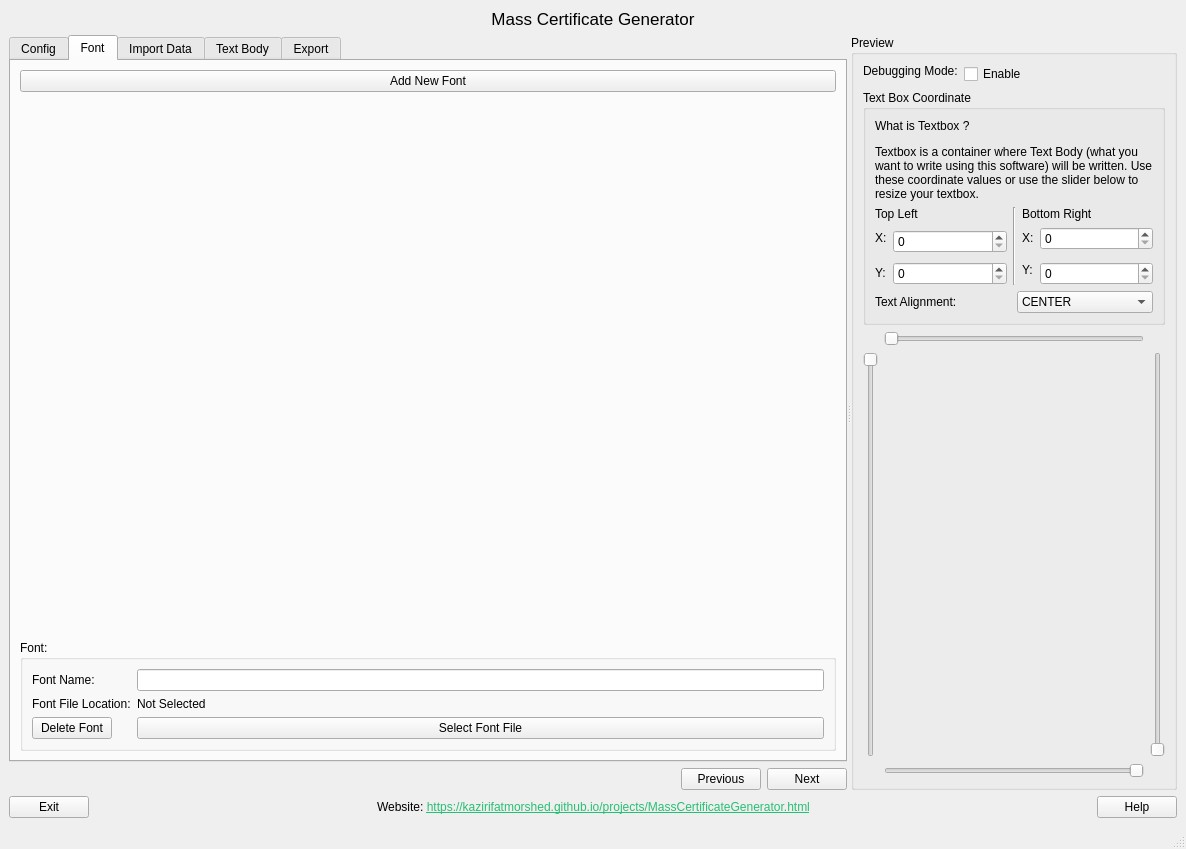
<?xml version="1.0" encoding="UTF-8"?>
<ui version="4.0">
 <class>MainWindow</class>
 <widget class="QMainWindow" name="MainWindow">
  <property name="geometry">
   <rect>
    <x>0</x>
    <y>0</y>
    <width>1186</width>
    <height>849</height>
   </rect>
  </property>
  <property name="windowTitle">
   <string>Mass Certificate Generator - MCG</string>
  </property>
  <property name="windowIcon">
   <iconset resource="resourcs.qrc">
    <normaloff>:/logo/extra/MCG_logo.png</normaloff>:/logo/extra/MCG_logo.png</iconset>
  </property>
  <widget class="QWidget" name="centralwidget">
   <layout class="QVBoxLayout" name="verticalLayout_2" stretch="0,1,0">
    <item>
     <widget class="QLabel" name="label">
      <property name="sizePolicy">
       <sizepolicy hsizetype="Preferred" vsizetype="Fixed">
        <horstretch>0</horstretch>
        <verstretch>0</verstretch>
       </sizepolicy>
      </property>
      <property name="font">
       <font>
        <pointsize>13</pointsize>
       </font>
      </property>
      <property name="text">
       <string>Mass Certificate Generator</string>
      </property>
      <property name="alignment">
       <set>Qt::AlignmentFlag::AlignCenter</set>
      </property>
     </widget>
    </item>
    <item>
     <widget class="QSplitter" name="splitter">
      <property name="orientation">
       <enum>Qt::Orientation::Horizontal</enum>
      </property>
      <widget class="QWidget" name="layoutWidget">
       <layout class="QVBoxLayout" name="verticalLayout">
        <item>
         <widget class="QTabWidget" name="pipeline_tabWidget">
          <property name="minimumSize">
           <size>
            <width>50</width>
            <height>50</height>
           </size>
          </property>
          <property name="currentIndex">
           <number>1</number>
          </property>
          <property name="tabBarAutoHide">
           <bool>false</bool>
          </property>
          <widget class="QWidget" name="ConfigTab">
           <attribute name="title">
            <string>Config</string>
           </attribute>
           <layout class="QFormLayout" name="formLayout">
            <item row="0" column="0">
             <widget class="QLabel" name="label_2">
              <property name="text">
               <string>Select PDF template:</string>
              </property>
             </widget>
            </item>
            <item row="0" column="1">
             <widget class="QLabel" name="templateFilePath_label">
              <property name="sizePolicy">
               <sizepolicy hsizetype="Preferred" vsizetype="Fixed">
                <horstretch>0</horstretch>
                <verstretch>0</verstretch>
               </sizepolicy>
              </property>
              <property name="text">
               <string>No PDF selected</string>
              </property>
              <property name="wordWrap">
               <bool>true</bool>
              </property>
             </widget>
            </item>
            <item row="1" column="0">
             <widget class="QLabel" name="label_28">
              <property name="text">
               <string/>
              </property>
             </widget>
            </item>
            <item row="1" column="1">
             <widget class="QPushButton" name="selectTemplate_pushButton">
              <property name="text">
               <string>Select Template PDF File</string>
              </property>
             </widget>
            </item>
            <item row="2" column="1">
             <spacer name="verticalSpacer_3">
              <property name="orientation">
               <enum>Qt::Orientation::Vertical</enum>
              </property>
              <property name="sizeHint" stdset="0">
               <size>
                <width>20</width>
                <height>40</height>
               </size>
              </property>
             </spacer>
            </item>
           </layout>
          </widget>
          <widget class="QWidget" name="fontTab">
           <attribute name="title">
            <string>Font</string>
           </attribute>
           <layout class="QVBoxLayout" name="verticalLayout_4">
            <item>
             <widget class="QPushButton" name="addNewFont_newGrpBox_pushButton">
              <property name="text">
               <string>Add New Font</string>
              </property>
             </widget>
            </item>
            <item>
             <spacer name="verticalSpacer">
              <property name="orientation">
               <enum>Qt::Orientation::Vertical</enum>
              </property>
              <property name="sizeHint" stdset="0">
               <size>
                <width>20</width>
                <height>98</height>
               </size>
              </property>
             </spacer>
            </item>
            <item>
             <widget class="QGroupBox" name="font_groupBox">
              <property name="title">
               <string>Font: </string>
              </property>
              <layout class="QFormLayout" name="formLayout_3">
               <item row="0" column="0">
                <widget class="QLabel" name="label_4">
                 <property name="text">
                  <string>Font Name:</string>
                 </property>
                </widget>
               </item>
               <item row="0" column="1">
                <widget class="QLineEdit" name="fontName_lineEdit"/>
               </item>
               <item row="1" column="1">
                <widget class="QLabel" name="thisFontLocation_label">
                 <property name="sizePolicy">
                  <sizepolicy hsizetype="Preferred" vsizetype="Fixed">
                   <horstretch>0</horstretch>
                   <verstretch>0</verstretch>
                  </sizepolicy>
                 </property>
                 <property name="text">
                  <string>Not Selected</string>
                 </property>
                 <property name="wordWrap">
                  <bool>true</bool>
                 </property>
                </widget>
               </item>
               <item row="1" column="0">
                <widget class="QLabel" name="label_5">
                 <property name="text">
                  <string>Font File Location:</string>
                 </property>
                </widget>
               </item>
               <item row="2" column="1">
                <widget class="QPushButton" name="selectFontFile_pushButton">
                 <property name="text">
                  <string>Select Font File</string>
                 </property>
                </widget>
               </item>
               <item row="2" column="0">
                <widget class="QPushButton" name="deleteCorrntFont_pushButton">
                 <property name="text">
                  <string>Delete Font</string>
                 </property>
                </widget>
               </item>
              </layout>
             </widget>
            </item>
           </layout>
          </widget>
          <widget class="QWidget" name="importDataTab">
           <attribute name="title">
            <string>Import Data</string>
           </attribute>
           <layout class="QVBoxLayout" name="verticalLayout_5">
            <item>
             <widget class="QGroupBox" name="imortData_groupBox">
              <property name="title">
               <string>Import data from file</string>
              </property>
              <layout class="QFormLayout" name="formLayout_4">
               <item row="0" column="0">
                <widget class="QLabel" name="label_6">
                 <property name="text">
                  <string>File Format:</string>
                 </property>
                </widget>
               </item>
               <item row="0" column="1">
                <widget class="QComboBox" name="importFileFotmat_comboBox">
                 <item>
                  <property name="text">
                   <string>CSV</string>
                  </property>
                 </item>
                 <item>
                  <property name="text">
                   <string>Excel files (.xlsx)</string>
                  </property>
                 </item>
                </widget>
               </item>
               <item row="1" column="0">
                <widget class="QLabel" name="label_7">
                 <property name="text">
                  <string>File path:</string>
                 </property>
                </widget>
               </item>
               <item row="1" column="1">
                <widget class="QLabel" name="imoportFilePath_label">
                 <property name="text">
                  <string>No file Selected</string>
                 </property>
                </widget>
               </item>
               <item row="2" column="1">
                <widget class="QPushButton" name="selectImortFile_pushButton">
                 <property name="text">
                  <string>Select File</string>
                 </property>
                </widget>
               </item>
               <item row="2" column="0">
                <widget class="QLabel" name="label_8">
                 <property name="text">
                  <string/>
                 </property>
                </widget>
               </item>
               <item row="3" column="0">
                <widget class="QLabel" name="label_9">
                 <property name="text">
                  <string>Fields:</string>
                 </property>
                </widget>
               </item>
               <item row="3" column="1">
                <widget class="QLabel" name="importFiile_columHeaders_label">
                 <property name="font">
                  <font>
                   <pointsize>11</pointsize>
                  </font>
                 </property>
                 <property name="text">
                  <string>empty</string>
                 </property>
                 <property name="wordWrap">
                  <bool>true</bool>
                 </property>
                </widget>
               </item>
              </layout>
             </widget>
            </item>
            <item>
             <spacer name="verticalSpacer_2">
              <property name="orientation">
               <enum>Qt::Orientation::Vertical</enum>
              </property>
              <property name="sizeHint" stdset="0">
               <size>
                <width>20</width>
                <height>137</height>
               </size>
              </property>
             </spacer>
            </item>
           </layout>
          </widget>
          <widget class="QWidget" name="textBodyTab">
           <attribute name="title">
            <string>Text Body</string>
           </attribute>
           <layout class="QVBoxLayout" name="verticalLayout_6">
            <item>
             <widget class="QPushButton" name="addNewText_pushButton">
              <property name="text">
               <string>Add New Text</string>
              </property>
             </widget>
            </item>
            <item>
             <widget class="QGroupBox" name="TEXT_groupBox">
              <property name="title">
               <string>Text No:</string>
              </property>
              <layout class="QGridLayout" name="gridLayout">
               <item row="3" column="2">
                <widget class="Line" name="line_3">
                 <property name="orientation">
                  <enum>Qt::Orientation::Vertical</enum>
                 </property>
                </widget>
               </item>
               <item row="3" column="7">
                <widget class="Line" name="line_2">
                 <property name="orientation">
                  <enum>Qt::Orientation::Vertical</enum>
                 </property>
                </widget>
               </item>
               <item row="3" column="5">
                <widget class="QCheckBox" name="isUndrline_checkBox">
                 <property name="text">
                  <string>Underline</string>
                 </property>
                </widget>
               </item>
               <item row="0" column="0" colspan="10">
                <layout class="QHBoxLayout" name="horizontalLayout_3" stretch="0,1">
                 <item>
                  <widget class="QComboBox" name="variable_or_constant_comboBox">
                   <item>
                    <property name="text">
                     <string>Variable</string>
                    </property>
                   </item>
                   <item>
                    <property name="text">
                     <string>Constant</string>
                    </property>
                   </item>
                  </widget>
                 </item>
                 <item>
                  <widget class="QComboBox" name="selectVariables_comboBox"/>
                 </item>
                </layout>
               </item>
               <item row="4" column="1" colspan="4">
                <widget class="QComboBox" name="selectFontForCurrentText_comboBox"/>
               </item>
               <item row="3" column="0">
                <widget class="QLabel" name="label_17">
                 <property name="sizePolicy">
                  <sizepolicy hsizetype="Fixed" vsizetype="Fixed">
                   <horstretch>0</horstretch>
                   <verstretch>0</verstretch>
                  </sizepolicy>
                 </property>
                 <property name="text">
                  <string>Size:</string>
                 </property>
                </widget>
               </item>
               <item row="3" column="1">
                <widget class="QSpinBox" name="textSize_spinBox">
                 <property name="minimum">
                  <number>1</number>
                 </property>
                 <property name="maximum">
                  <number>999</number>
                 </property>
                 <property name="value">
                  <number>12</number>
                 </property>
                </widget>
               </item>
               <item row="1" column="0" colspan="10">
                <widget class="QPlainTextEdit" name="constantText_plainTextEdit">
                 <property name="minimumSize">
                  <size>
                   <width>0</width>
                   <height>50</height>
                  </size>
                 </property>
                 <property name="maximumSize">
                  <size>
                   <width>16777215</width>
                   <height>70</height>
                  </size>
                 </property>
                 <property name="placeholderText">
                  <string>Write Text Here</string>
                 </property>
                </widget>
               </item>
               <item row="0" column="11" rowspan="2">
                <widget class="QPushButton" name="sendUp_pushButton">
                 <property name="sizePolicy">
                  <sizepolicy hsizetype="Minimum" vsizetype="Minimum">
                   <horstretch>0</horstretch>
                   <verstretch>0</verstretch>
                  </sizepolicy>
                 </property>
                 <property name="text">
                  <string>Up</string>
                 </property>
                 <property name="icon">
                  <iconset theme="QIcon::ThemeIcon::GoUp"/>
                 </property>
                </widget>
               </item>
               <item row="3" column="4">
                <widget class="QCheckBox" name="isItalic_checkBox">
                 <property name="text">
                  <string>Italic</string>
                 </property>
                </widget>
               </item>
               <item row="3" column="3">
                <widget class="QCheckBox" name="isBold_checkBox">
                 <property name="text">
                  <string>Bold</string>
                 </property>
                </widget>
               </item>
               <item row="4" column="0">
                <widget class="QLabel" name="label_19">
                 <property name="text">
                  <string>Font:</string>
                 </property>
                </widget>
               </item>
               <item row="3" column="6">
                <widget class="QCheckBox" name="isNewlineAtEnd_checkBox">
                 <property name="text">
                  <string>Line Break</string>
                 </property>
                </widget>
               </item>
               <item row="4" column="5" colspan="2">
                <widget class="QPushButton" name="currentTextColor_pushButton">
                 <property name="text">
                  <string>Color</string>
                 </property>
                </widget>
               </item>
               <item row="4" column="7" colspan="3">
                <widget class="QPushButton" name="deleteCurrentText_pushButton">
                 <property name="text">
                  <string>Delete</string>
                 </property>
                </widget>
               </item>
               <item row="2" column="11" rowspan="3">
                <widget class="QPushButton" name="sendDown_pushButton">
                 <property name="sizePolicy">
                  <sizepolicy hsizetype="Minimum" vsizetype="Minimum">
                   <horstretch>0</horstretch>
                   <verstretch>0</verstretch>
                  </sizepolicy>
                 </property>
                 <property name="text">
                  <string>Down</string>
                 </property>
                 <property name="icon">
                  <iconset theme="QIcon::ThemeIcon::GoDown"/>
                 </property>
                </widget>
               </item>
               <item row="0" column="10" rowspan="5">
                <widget class="Line" name="line">
                 <property name="orientation">
                  <enum>Qt::Orientation::Vertical</enum>
                 </property>
                </widget>
               </item>
              </layout>
             </widget>
            </item>
            <item>
             <spacer name="verticalSpacer_5">
              <property name="orientation">
               <enum>Qt::Orientation::Vertical</enum>
              </property>
              <property name="sizeHint" stdset="0">
               <size>
                <width>20</width>
                <height>262</height>
               </size>
              </property>
             </spacer>
            </item>
           </layout>
          </widget>
          <widget class="QWidget" name="exportTab">
           <attribute name="title">
            <string>Export</string>
           </attribute>
           <layout class="QFormLayout" name="formLayout_5">
            <item row="0" column="0">
             <widget class="QLabel" name="label_10">
              <property name="text">
               <string>Export Folder Location:</string>
              </property>
             </widget>
            </item>
            <item row="0" column="1">
             <widget class="QLabel" name="exportFolderLocaion_label">
              <property name="text">
               <string>Not Selected</string>
              </property>
              <property name="wordWrap">
               <bool>true</bool>
              </property>
             </widget>
            </item>
            <item row="1" column="0">
             <widget class="QLabel" name="label_11">
              <property name="text">
               <string/>
              </property>
             </widget>
            </item>
            <item row="1" column="1">
             <widget class="QPushButton" name="selectExportLocation_pushButton">
              <property name="text">
               <string>Select Export Location</string>
              </property>
             </widget>
            </item>
            <item row="2" column="0">
             <widget class="QLabel" name="label_12">
              <property name="text">
               <string>Config:</string>
              </property>
             </widget>
            </item>
            <item row="2" column="1">
             <widget class="QComboBox" name="singleFile_multipleFiile_comboBox">
              <item>
               <property name="text">
                <string>Individul Files</string>
               </property>
              </item>
              <item>
               <property name="text">
                <string>Single File</string>
               </property>
              </item>
             </widget>
            </item>
            <item row="6" column="1">
             <widget class="QPushButton" name="EXPORT_pushButton">
              <property name="font">
               <font>
                <pointsize>14</pointsize>
               </font>
              </property>
              <property name="text">
               <string>Export</string>
              </property>
             </widget>
            </item>
            <item row="6" column="0">
             <widget class="QLabel" name="label_13">
              <property name="text">
               <string/>
              </property>
             </widget>
            </item>
            <item row="4" column="1">
             <widget class="QLabel" name="label_14">
              <property name="text">
               <string>&lt;html&gt;&lt;head/&gt;&lt;body&gt;&lt;p&gt;&lt;span style=&quot; font-weight:700;&quot;&gt;Guide:&lt;/span&gt;&lt;/p&gt;&lt;p&gt;&lt;span style=&quot; font-weight:700;&quot;&gt;Individul Files: &lt;/span&gt;One file will be generated based on the person name (or the field you set) for each person.&lt;/p&gt;&lt;p&gt;&lt;span style=&quot; font-weight:700;&quot;&gt;Single File:&lt;/span&gt; One file will contain certificates of all individuals.&lt;/p&gt;&lt;/body&gt;&lt;/html&gt;</string>
              </property>
              <property name="wordWrap">
               <bool>true</bool>
              </property>
             </widget>
            </item>
            <item row="4" column="0">
             <widget class="QLabel" name="label_15">
              <property name="text">
               <string/>
              </property>
             </widget>
            </item>
            <item row="3" column="0">
             <widget class="QLabel" name="label_16">
              <property name="text">
               <string>File Name:</string>
              </property>
             </widget>
            </item>
            <item row="3" column="1">
             <widget class="QComboBox" name="oututFiileNameField_comboBox"/>
            </item>
            <item row="7" column="1">
             <spacer name="verticalSpacer_4">
              <property name="orientation">
               <enum>Qt::Orientation::Vertical</enum>
              </property>
              <property name="sizeHint" stdset="0">
               <size>
                <width>20</width>
                <height>40</height>
               </size>
              </property>
             </spacer>
            </item>
            <item row="5" column="0">
             <widget class="QLabel" name="label_27">
              <property name="text">
               <string>Output Format:</string>
              </property>
             </widget>
            </item>
            <item row="5" column="1">
             <widget class="QComboBox" name="outputFormat_comboBox">
              <item>
               <property name="text">
                <string>PDF</string>
               </property>
              </item>
              <item>
               <property name="text">
                <string>PNG</string>
               </property>
              </item>
              <item>
               <property name="text">
                <string>JPEG</string>
               </property>
              </item>
             </widget>
            </item>
           </layout>
          </widget>
         </widget>
        </item>
        <item>
         <layout class="QHBoxLayout" name="horizontalLayout_2">
          <item>
           <spacer name="horizontalSpacer_2">
            <property name="orientation">
             <enum>Qt::Orientation::Horizontal</enum>
            </property>
            <property name="sizeHint" stdset="0">
             <size>
              <width>40</width>
              <height>20</height>
             </size>
            </property>
           </spacer>
          </item>
          <item>
           <widget class="QPushButton" name="prevTab_pushButton">
            <property name="text">
             <string>Previous</string>
            </property>
           </widget>
          </item>
          <item>
           <widget class="QPushButton" name="nextTab_pushButton">
            <property name="text">
             <string>Next</string>
            </property>
           </widget>
          </item>
         </layout>
        </item>
       </layout>
      </widget>
      <widget class="QGroupBox" name="preview_groupBox">
       <property name="minimumSize">
        <size>
         <width>50</width>
         <height>50</height>
        </size>
       </property>
       <property name="title">
        <string>Preview</string>
       </property>
       <layout class="QVBoxLayout" name="verticalLayout_7">
        <item>
         <layout class="QFormLayout" name="formLayout_2">
          <item row="0" column="0">
           <widget class="QLabel" name="label_3">
            <property name="enabled">
             <bool>true</bool>
            </property>
            <property name="sizePolicy">
             <sizepolicy hsizetype="Preferred" vsizetype="Fixed">
              <horstretch>0</horstretch>
              <verstretch>0</verstretch>
             </sizepolicy>
            </property>
            <property name="text">
             <string>Debugging Mode:</string>
            </property>
           </widget>
          </item>
          <item row="0" column="1">
           <widget class="QCheckBox" name="debuggingMode_checkBox">
            <property name="enabled">
             <bool>true</bool>
            </property>
            <property name="text">
             <string>Enable</string>
            </property>
           </widget>
          </item>
         </layout>
        </item>
        <item>
         <widget class="QGroupBox" name="textBoxCoordinate_groupBox">
          <property name="title">
           <string>Text Box Coordinate</string>
          </property>
          <layout class="QVBoxLayout" name="verticalLayout_3">
           <item>
            <widget class="QLabel" name="label_20">
             <property name="text">
              <string>&lt;html&gt;&lt;head/&gt;&lt;body&gt;&lt;p&gt;What is Textbox ?&lt;/p&gt;&lt;p&gt;Textbox is a container where Text Body (what you want to write using this software) will be written. Use these coordinate values or use the slider below to resize your textbox.&lt;/p&gt;&lt;/body&gt;&lt;/html&gt;</string>
             </property>
             <property name="wordWrap">
              <bool>true</bool>
             </property>
            </widget>
           </item>
           <item>
            <layout class="QGridLayout" name="gridLayout_3">
             <item row="0" column="0" colspan="2">
              <widget class="QLabel" name="label_21">
               <property name="text">
                <string>Top Left</string>
               </property>
              </widget>
             </item>
             <item row="0" column="2" rowspan="4">
              <widget class="Line" name="line_4">
               <property name="orientation">
                <enum>Qt::Orientation::Vertical</enum>
               </property>
              </widget>
             </item>
             <item row="0" column="3" colspan="2">
              <widget class="QLabel" name="label_24">
               <property name="text">
                <string>Bottom Right</string>
               </property>
              </widget>
             </item>
             <item row="1" column="0">
              <widget class="QLabel" name="label_25">
               <property name="sizePolicy">
                <sizepolicy hsizetype="Fixed" vsizetype="Fixed">
                 <horstretch>0</horstretch>
                 <verstretch>0</verstretch>
                </sizepolicy>
               </property>
               <property name="text">
                <string>X:</string>
               </property>
              </widget>
             </item>
             <item row="1" column="1" rowspan="2">
              <widget class="QSpinBox" name="topLeft_x_spinBox"/>
             </item>
             <item row="1" column="3">
              <widget class="QLabel" name="label_26">
               <property name="sizePolicy">
                <sizepolicy hsizetype="Fixed" vsizetype="Fixed">
                 <horstretch>0</horstretch>
                 <verstretch>0</verstretch>
                </sizepolicy>
               </property>
               <property name="text">
                <string>X:</string>
               </property>
              </widget>
             </item>
             <item row="1" column="4">
              <widget class="QSpinBox" name="bottomRight_x_spinBox"/>
             </item>
             <item row="2" column="3" rowspan="2">
              <widget class="QLabel" name="label_23">
               <property name="sizePolicy">
                <sizepolicy hsizetype="Fixed" vsizetype="Fixed">
                 <horstretch>0</horstretch>
                 <verstretch>0</verstretch>
                </sizepolicy>
               </property>
               <property name="text">
                <string>Y:</string>
               </property>
              </widget>
             </item>
             <item row="3" column="0">
              <widget class="QLabel" name="label_22">
               <property name="sizePolicy">
                <sizepolicy hsizetype="Fixed" vsizetype="Fixed">
                 <horstretch>0</horstretch>
                 <verstretch>0</verstretch>
                </sizepolicy>
               </property>
               <property name="text">
                <string>Y:</string>
               </property>
              </widget>
             </item>
             <item row="3" column="1">
              <widget class="QSpinBox" name="topLeft_y_spinBox"/>
             </item>
             <item row="3" column="4">
              <widget class="QSpinBox" name="bottomRight_y_spinBox"/>
             </item>
            </layout>
           </item>
           <item>
            <layout class="QHBoxLayout" name="horizontalLayout_4">
             <item>
              <widget class="QLabel" name="label_18">
               <property name="text">
                <string>Text Alignment:</string>
               </property>
              </widget>
             </item>
             <item>
              <widget class="QComboBox" name="currentTextAlignment_comboBox">
               <item>
                <property name="text">
                 <string>CENTER</string>
                </property>
               </item>
               <item>
                <property name="text">
                 <string>LEFT</string>
                </property>
               </item>
               <item>
                <property name="text">
                 <string>RIGHT</string>
                </property>
               </item>
               <item>
                <property name="text">
                 <string>JUSTIFY</string>
                </property>
               </item>
              </widget>
             </item>
            </layout>
           </item>
          </layout>
         </widget>
        </item>
        <item>
         <layout class="QGridLayout" name="gridLayout_2">
          <item row="0" column="1">
           <widget class="QSlider" name="left_top_x_horizontalSlider">
            <property name="maximum">
             <number>100</number>
            </property>
            <property name="orientation">
             <enum>Qt::Orientation::Horizontal</enum>
            </property>
           </widget>
          </item>
          <item row="1" column="0">
           <widget class="QSlider" name="left_top_y_verticalSlider">
            <property name="maximum">
             <number>100</number>
            </property>
            <property name="orientation">
             <enum>Qt::Orientation::Vertical</enum>
            </property>
            <property name="invertedAppearance">
             <bool>true</bool>
            </property>
           </widget>
          </item>
          <item row="1" column="1">
           <widget class="QPdfView" name="pdfThumbViwerWidget" native="true"/>
          </item>
          <item row="1" column="2">
           <widget class="QSlider" name="botto_right_y_verticalSlider">
            <property name="maximum">
             <number>100</number>
            </property>
            <property name="orientation">
             <enum>Qt::Orientation::Vertical</enum>
            </property>
           </widget>
          </item>
          <item row="2" column="1">
           <widget class="QSlider" name="bottom_right_x_horizontalSlider">
            <property name="maximum">
             <number>100</number>
            </property>
            <property name="value">
             <number>0</number>
            </property>
            <property name="orientation">
             <enum>Qt::Orientation::Horizontal</enum>
            </property>
            <property name="invertedAppearance">
             <bool>true</bool>
            </property>
            <property name="invertedControls">
             <bool>false</bool>
            </property>
           </widget>
          </item>
         </layout>
        </item>
       </layout>
      </widget>
     </widget>
    </item>
    <item>
     <layout class="QHBoxLayout" name="horizontalLayout">
      <item>
       <widget class="QPushButton" name="exit_pushButton">
        <property name="sizePolicy">
         <sizepolicy hsizetype="Fixed" vsizetype="Fixed">
          <horstretch>0</horstretch>
          <verstretch>0</verstretch>
         </sizepolicy>
        </property>
        <property name="text">
         <string>Exit</string>
        </property>
       </widget>
      </item>
      <item>
       <spacer name="horizontalSpacer_3">
        <property name="orientation">
         <enum>Qt::Orientation::Horizontal</enum>
        </property>
        <property name="sizeHint" stdset="0">
         <size>
          <width>40</width>
          <height>20</height>
         </size>
        </property>
       </spacer>
      </item>
      <item>
       <widget class="QLabel" name="label_29">
        <property name="text">
         <string>&lt;html&gt;&lt;head/&gt;&lt;body&gt;&lt;p&gt;Website: &lt;a href=&quot;https://kazirifatmorshed.github.io/projects/MassCertificateGenerator.html&quot;&gt;&lt;span style=&quot; text-decoration: underline; color:#27bf73;&quot;&gt;https://kazirifatmorshed.github.io/projects/MassCertificateGenerator.html&lt;/span&gt;&lt;/a&gt;&lt;/p&gt;&lt;/body&gt;&lt;/html&gt;</string>
        </property>
        <property name="openExternalLinks">
         <bool>true</bool>
        </property>
       </widget>
      </item>
      <item>
       <spacer name="horizontalSpacer">
        <property name="orientation">
         <enum>Qt::Orientation::Horizontal</enum>
        </property>
        <property name="sizeHint" stdset="0">
         <size>
          <width>40</width>
          <height>20</height>
         </size>
        </property>
       </spacer>
      </item>
      <item>
       <widget class="QPushButton" name="help_pushButton">
        <property name="sizePolicy">
         <sizepolicy hsizetype="Fixed" vsizetype="Fixed">
          <horstretch>0</horstretch>
          <verstretch>0</verstretch>
         </sizepolicy>
        </property>
        <property name="text">
         <string>Help</string>
        </property>
       </widget>
      </item>
     </layout>
    </item>
   </layout>
  </widget>
  <widget class="QMenuBar" name="menubar">
   <property name="geometry">
    <rect>
     <x>0</x>
     <y>0</y>
     <width>1186</width>
     <height>22</height>
    </rect>
   </property>
  </widget>
  <widget class="QStatusBar" name="statusbar"/>
 </widget>
 <customwidgets>
  <customwidget>
   <class>QPdfView</class>
   <extends>QWidget</extends>
   <header>PySide6.QtPdfWidgets</header>
   <container>1</container>
  </customwidget>
 </customwidgets>
 <resources>
  <include location="resourcs.qrc"/>
 </resources>
 <connections>
  <connection>
   <sender>exit_pushButton</sender>
   <signal>clicked()</signal>
   <receiver>MainWindow</receiver>
   <slot>close()</slot>
   <hints>
    <hint type="sourcelabel">
     <x>63</x>
     <y>630</y>
    </hint>
    <hint type="destinationlabel">
     <x>128</x>
     <y>796</y>
    </hint>
   </hints>
  </connection>
 </connections>
</ui>
